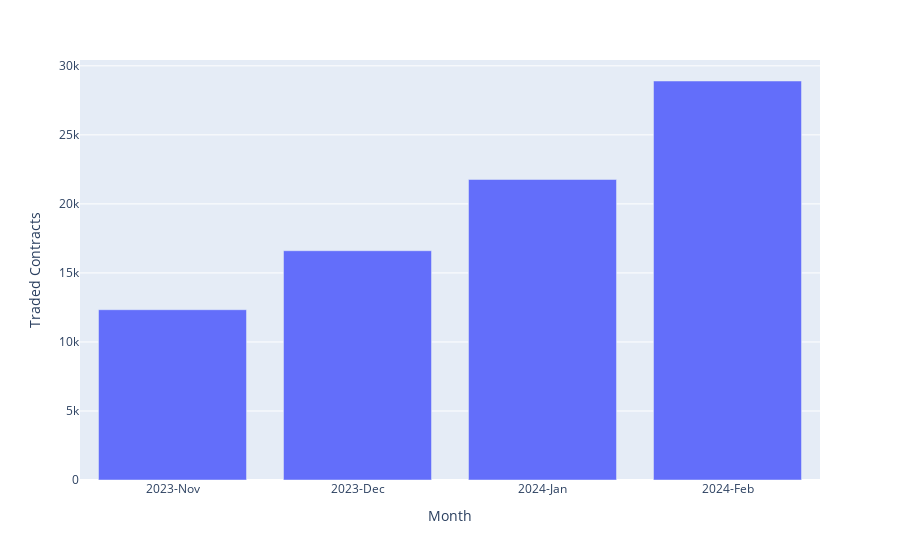

The notebook cell saved with this chart:
### Code cell
# bar chart for traded contracts

fig_TC = px.bar(dax,x='Month',y='Traded Contracts')
fig_TC.show()

### Figure 1 — Plotly figure (JSON) as saved in the notebook; plotly's stock layout.template omitted (floating-point values rounded to 4 significant figures)
{"data": [{"alignmentgroup": "True", "hovertemplate": "Month=%{x}<br>Traded Contracts=%{y}<extra></extra>", "legendgroup": "", "marker": {"color": "#636efa", "pattern": {"shape": ""}}, "name": "", "offsetgroup": "", "orientation": "v", "showlegend": false, "textposition": "auto", "type": "bar", "x": ["2023-Nov", "2023-Dec", "2024-Jan", "2024-Feb"], "xaxis": "x", "y": [12335, 16607, 21767, 28901], "yaxis": "y"}], "layout": {"barmode": "relative", "legend": {"tracegroupgap": 0}, "margin": {"t": 60}, "xaxis": {"anchor": "y", "domain": [0, 1], "title": {"text": "Month"}}, "yaxis": {"anchor": "x", "domain": [0, 1], "title": {"text": "Traded Contracts"}}}}
